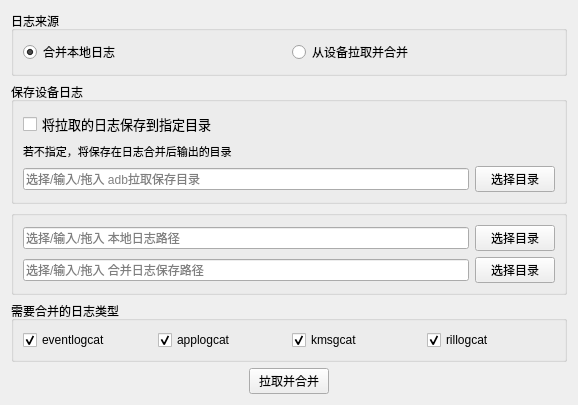
<?xml version="1.0" encoding="UTF-8"?>
<ui version="4.0">
 <class>LogPull</class>
 <widget class="QFrame" name="LogPull">
  <property name="geometry">
   <rect>
    <x>0</x>
    <y>0</y>
    <width>578</width>
    <height>397</height>
   </rect>
  </property>
  <property name="font">
   <font>
    <weight>50</weight>
    <bold>false</bold>
   </font>
  </property>
  <property name="windowTitle">
   <string>日志合并</string>
  </property>
  <layout class="QGridLayout" name="gridLayout">
   <item row="1" column="0">
    <widget class="QGroupBox" name="groupBox_saveDeviceLog">
     <property name="title">
      <string>保存设备日志</string>
     </property>
     <layout class="QGridLayout" name="gridLayout_4">
      <item row="0" column="0">
       <layout class="QVBoxLayout" name="verticalLayout">
        <item>
         <widget class="QCheckBox" name="checkBox_save_pull">
          <property name="sizePolicy">
           <sizepolicy hsizetype="Minimum" vsizetype="Fixed">
            <horstretch>0</horstretch>
            <verstretch>0</verstretch>
           </sizepolicy>
          </property>
          <property name="font">
           <font>
            <pointsize>10</pointsize>
            <weight>50</weight>
            <bold>false</bold>
           </font>
          </property>
          <property name="text">
           <string>将拉取的日志保存到指定目录</string>
          </property>
         </widget>
        </item>
        <item>
         <widget class="QLabel" name="label_save_pull">
          <property name="sizePolicy">
           <sizepolicy hsizetype="Preferred" vsizetype="Fixed">
            <horstretch>0</horstretch>
            <verstretch>0</verstretch>
           </sizepolicy>
          </property>
          <property name="font">
           <font>
            <pointsize>8</pointsize>
            <weight>50</weight>
            <bold>false</bold>
           </font>
          </property>
          <property name="text">
           <string>若不指定，将保存在日志合并后输出的目录</string>
          </property>
         </widget>
        </item>
       </layout>
      </item>
      <item row="1" column="0">
       <layout class="QHBoxLayout" name="horizontalLayout">
        <item>
         <widget class="QLineEdit" name="lineEdit_save_pull">
          <property name="text">
           <string/>
          </property>
          <property name="placeholderText">
           <string>选择/输入/拖入 adb拉取保存目录</string>
          </property>
         </widget>
        </item>
        <item>
         <widget class="QPushButton" name="pushButton_save_pull">
          <property name="text">
           <string>选择目录</string>
          </property>
         </widget>
        </item>
       </layout>
      </item>
     </layout>
    </widget>
   </item>
   <item row="3" column="0">
    <widget class="QGroupBox" name="groupBox_merge_logType">
     <property name="title">
      <string>需要合并的日志类型</string>
     </property>
     <layout class="QGridLayout" name="gridLayout_2">
      <item row="0" column="0">
       <layout class="QHBoxLayout" name="horizontalLayout_2">
        <item>
         <widget class="QCheckBox" name="checkBox_eventlogcat">
          <property name="text">
           <string>eventlogcat</string>
          </property>
          <property name="checked">
           <bool>true</bool>
          </property>
         </widget>
        </item>
        <item>
         <widget class="QCheckBox" name="checkBox_applogcat">
          <property name="text">
           <string>applogcat</string>
          </property>
          <property name="checked">
           <bool>true</bool>
          </property>
         </widget>
        </item>
        <item>
         <widget class="QCheckBox" name="checkBox_kmsgcat">
          <property name="text">
           <string>kmsgcat</string>
          </property>
          <property name="checked">
           <bool>true</bool>
          </property>
         </widget>
        </item>
        <item>
         <widget class="QCheckBox" name="checkBox_rillogcat">
          <property name="text">
           <string>rillogcat</string>
          </property>
          <property name="checked">
           <bool>true</bool>
          </property>
         </widget>
        </item>
       </layout>
      </item>
     </layout>
    </widget>
   </item>
   <item row="2" column="0">
    <widget class="QGroupBox" name="groupBox_save_merge_path">
     <property name="title">
      <string/>
     </property>
     <layout class="QGridLayout" name="gridLayout_3">
      <item row="0" column="0">
       <layout class="QHBoxLayout" name="horizontalLayout_3">
        <item>
         <widget class="QLineEdit" name="lineEdit_src">
          <property name="placeholderText">
           <string>选择/输入/拖入 本地日志路径</string>
          </property>
         </widget>
        </item>
        <item>
         <widget class="QPushButton" name="pushButton_src">
          <property name="text">
           <string>选择目录</string>
          </property>
         </widget>
        </item>
       </layout>
      </item>
      <item row="1" column="0">
       <layout class="QHBoxLayout" name="horizontalLayout_4">
        <item>
         <widget class="QLineEdit" name="lineEdit_dst">
          <property name="placeholderText">
           <string>选择/输入/拖入 合并日志保存路径</string>
          </property>
         </widget>
        </item>
        <item>
         <widget class="QPushButton" name="pushButton_dst">
          <property name="text">
           <string>选择目录</string>
          </property>
         </widget>
        </item>
       </layout>
      </item>
     </layout>
    </widget>
   </item>
   <item row="0" column="0">
    <widget class="QGroupBox" name="groupBox_log_from">
     <property name="title">
      <string>日志来源</string>
     </property>
     <layout class="QGridLayout" name="gridLayout_5">
      <item row="0" column="0">
       <layout class="QHBoxLayout" name="horizontalLayout_5">
        <item>
         <widget class="QRadioButton" name="radioButton_merge">
          <property name="text">
           <string>合并本地日志</string>
          </property>
          <property name="checked">
           <bool>true</bool>
          </property>
         </widget>
        </item>
        <item>
         <widget class="QRadioButton" name="radioButton_pull">
          <property name="text">
           <string>从设备拉取并合并</string>
          </property>
          <property name="checked">
           <bool>false</bool>
          </property>
         </widget>
        </item>
       </layout>
      </item>
     </layout>
    </widget>
   </item>
   <item row="4" column="0">
    <layout class="QHBoxLayout" name="horizontalLayout_run">
     <item>
      <spacer name="horizontalSpacer">
       <property name="orientation">
        <enum>Qt::Horizontal</enum>
       </property>
       <property name="sizeHint" stdset="0">
        <size>
         <width>40</width>
         <height>20</height>
        </size>
       </property>
      </spacer>
     </item>
     <item>
      <widget class="QPushButton" name="pushButton_run">
       <property name="text">
        <string>拉取并合并</string>
       </property>
      </widget>
     </item>
     <item>
      <spacer name="horizontalSpacer_2">
       <property name="orientation">
        <enum>Qt::Horizontal</enum>
       </property>
       <property name="sizeHint" stdset="0">
        <size>
         <width>40</width>
         <height>20</height>
        </size>
       </property>
      </spacer>
     </item>
    </layout>
   </item>
  </layout>
 </widget>
 <resources/>
 <connections/>
 <slots>
  <slot>onLogTypeChanged()</slot>
 </slots>
</ui>
